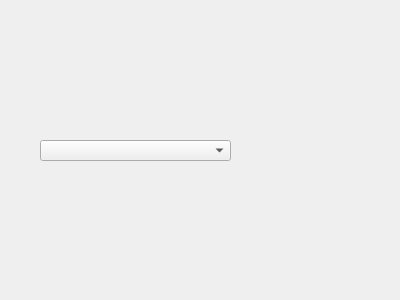
<?xml version="1.0" encoding="UTF-8"?>
<ui version="4.0">
 <class>Form</class>
 <widget class="QWidget" name="Form">
  <property name="geometry">
   <rect>
    <x>0</x>
    <y>0</y>
    <width>400</width>
    <height>300</height>
   </rect>
  </property>
  <property name="windowTitle">
   <string>Form</string>
  </property>
  <widget class="QComboBox" name="comboBox">
   <property name="geometry">
    <rect>
     <x>40</x>
     <y>140</y>
     <width>191</width>
     <height>21</height>
    </rect>
   </property>
  </widget>
 </widget>
 <resources/>
 <connections/>
</ui>
